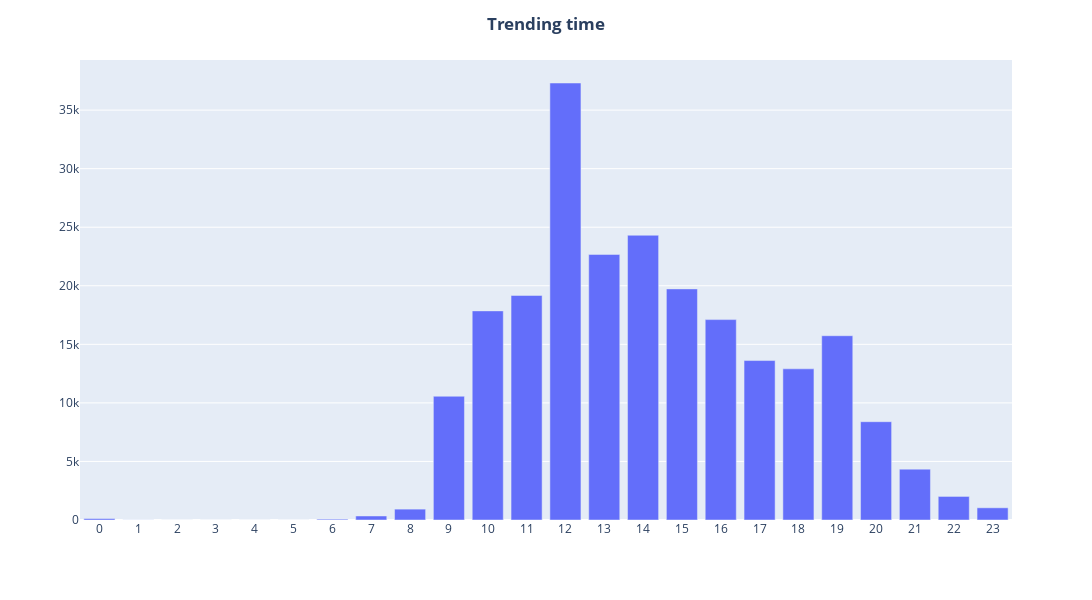

Here is the notebook cell this chart was saved with:
### Code cell
# Crear el gráfico de barras
fig = px.bar(hourly_event_counts, 
             x=hourly_event_counts.index, 
             y=hourly_event_counts.values,
             labels={'x': 'Time', 'y': 'Total of events'})

# Personalizar el diseño del gráfico
fig.update_layout(xaxis=dict(type='category'),                                              # Tipo 'category' para que aparecan todas las horas
                    width=1200, height=600,                                                 # Ajustar el tamaño de la figura
                    title_text='<b>Trending time</b>', title_x=0.5,                         # Centrar el título y ponerlo en negrita
                    xaxis_title='', yaxis_title='')                                         # Ocultar los nombres de los ejes

fig.show()

### Figure 1 — Plotly figure (JSON) as saved in the notebook; plotly's stock layout.template omitted (floating-point values rounded to 4 significant figures)
{"data": [{"alignmentgroup": "True", "hovertemplate": "hour=%{x}<br>Total of events=%{y}<extra></extra>", "legendgroup": "", "marker": {"color": "#636efa", "pattern": {"shape": ""}}, "name": "", "offsetgroup": "", "orientation": "v", "showlegend": false, "textposition": "auto", "type": "bar", "x": [0, 1, 2, 3, 4, 5, 6, 7, 8, 9, 10, 11, 12, 13, 14, 15, 16, 17, 18, 19, 20, 21, 22, 23], "xaxis": "x", "y": [122, 7, 2, 2, 2, 2, 71, 343, 928, 10567, 17856, 19174, 37315, 22678, 24315, 19733, 17112, 13615, 12907, 15735, 8394, 4344, 2013, 1042], "yaxis": "y"}], "layout": {"barmode": "relative", "height": 600, "legend": {"tracegroupgap": 0}, "margin": {"t": 60}, "title": {"text": "<b>Trending time</b>", "x": 0.5}, "width": 1200, "xaxis": {"anchor": "y", "domain": [0, 1], "title": {"text": ""}, "type": "category"}, "yaxis": {"anchor": "x", "domain": [0, 1], "title": {"text": ""}}}}
